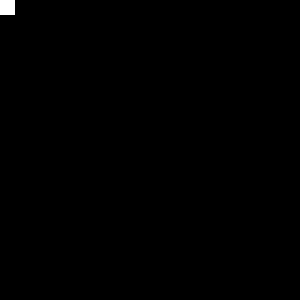
Frame 1 (no input)
Frame 60 (the mouse pressed at the canvas centre just before this capture): identical to frame 1, image omitted
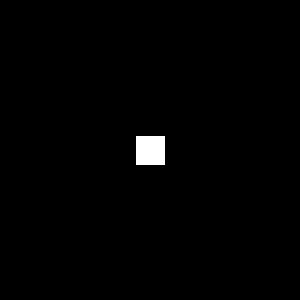
Frame 120 (the mouse held since frame 60 and released just before this capture)

The Processing sketch that drew these frames (run headless with seeded random() and noise(); from frame 60 on, the mouse is pressed at the canvas centre):

// Processing sketch: exercicio2
// ── exercicio2.pde
//exercicio 2
//Altere o código da questão 1 para que ao mover o quadrado, ele não deixe um rastro na tela.
void setup() {
  size(300,300);
}

void draw() {
  background(0);
  int tamanhoLado = 30;
  rect(mouseX-tamanhoLado/2, mouseY - tamanhoLado/2, tamanhoLado, tamanhoLado);
}
